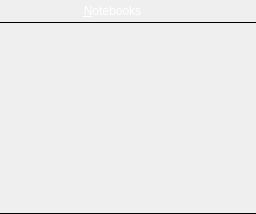
       <widget class="QWidget" name="notebooksWidget" native="true">
        <property name="styleSheet">
         <string notr="true">QWidget#notebooksWidget {
border: none;
}</string>
        </property>
        <layout class="QVBoxLayout" name="notebooksVerticalLayout">
         <property name="spacing">
          <number>0</number>
         </property>
         <property name="leftMargin">
          <number>0</number>
         </property>
         <property name="topMargin">
          <number>0</number>
         </property>
         <property name="rightMargin">
          <number>0</number>
         </property>
         <property name="bottomMargin">
          <number>0</number>
         </property>
         <item>
          <widget class="PanelWidget" name="notebooksSidePanel">
           <property name="minimumSize">
            <size>
             <width>0</width>
             <height>22</height>
            </size>
           </property>
           <property name="maximumSize">
            <size>
             <width>16777215</width>
             <height>22</height>
            </size>
           </property>
           <property name="styleSheet">
            <string notr="true">QWidget {
border: none;
background-color: qlineargradient(x1: 0, y1: 0, x2: 0, y2: 1,
stop: 0 #a6a6a6, stop: 0.08 #7f7f7f,
stop: 0.39999 #717171, stop: 0.4 #626262,
stop: 0.9 #4c4c4c, stop: 1 #333333);
color: rgb(255, 255, 255);
}

QPushButton {
border: none;
padding: 0px;
}

QPushButton:focus {
outline: none;
}

QPushButton:hover:!pressed {
background-color: qlineargradient(x1: 0, y1: 0, x2: 0, y2: 1,
stop: 0 #bcbcbc, stop: 0.08 #9f9f9f,
stop: 0.39999 #949494, stop: 0.4 #898989,
stop: 0.9 #787878, stop: 1 #666666);
}

QPushButton:pressed {
background-color: qlineargradient(x1: 0, y1: 0, x2: 0, y2: 1,
stop: 0 #535353, stop: 0.08 #3f3f3f,
stop: 0.39999 #393939, stop: 0.4 #313131,
stop: 0.9 #262626, stop: 1 #1a1a1a);
}

QPushButton#notebooksPanelIconPseudoPushButton:hover {
background-color: qlineargradient(x1: 0, y1: 0, x2: 0, y2: 1,
stop: 0 #a6a6a6, stop: 0.08 #7f7f7f,
stop: 0.39999 #717171, stop: 0.4 #626262,
stop: 0.9 #4c4c4c, stop: 1 #333333);
}

QPushButton#notebooksPanelIconPseudoPushButton:pressed {
background-color: qlineargradient(x1: 0, y1: 0, x2: 0, y2: 1,
stop: 0 #a6a6a6, stop: 0.08 #7f7f7f,
stop: 0.39999 #717171, stop: 0.4 #626262,
stop: 0.9 #4c4c4c, stop: 1 #333333);
}

QLabel {
border: none;
}</string>
           </property>
           <property name="lineWidth">
            <number>0</number>
           </property>
           <layout class="QHBoxLayout" name="notebooksHeaderVerticalLayout">
            <property name="spacing">
             <number>0</number>
            </property>
            <property name="leftMargin">
             <number>0</number>
            </property>
            <property name="topMargin">
             <number>0</number>
            </property>
            <property name="rightMargin">
             <number>1</number>
            </property>
            <property name="bottomMargin">
             <number>0</number>
            </property>
            <item>
             <widget class="QLabel" name="notebooksLeftPaddingLabel">
              <property name="minimumSize">
               <size>
                <width>10</width>
                <height>20</height>
               </size>
              </property>
              <property name="maximumSize">
               <size>
                <width>10</width>
                <height>20</height>
               </size>
              </property>
             </widget>
            </item>
            <item>
             <widget class="QPushButton" name="notebooksPanelIconPseudoPushButton">
              <property name="sizePolicy">
               <sizepolicy hsizetype="Preferred" vsizetype="Preferred">
                <horstretch>0</horstretch>
                <verstretch>0</verstretch>
               </sizepolicy>
              </property>
              <property name="minimumSize">
               <size>
                <width>20</width>
                <height>20</height>
               </size>
              </property>
              <property name="maximumSize">
               <size>
                <width>20</width>
                <height>20</height>
               </size>
              </property>
              <property name="icon">
               <iconset resource="../../../resource/icons/other/icons.qrc">
                <normaloff>:/notebook/book.png</normaloff>:/notebook/book.png</iconset>
              </property>
              <property name="iconSize">
               <size>
                <width>16</width>
                <height>16</height>
               </size>
              </property>
              <property name="flat">
               <bool>true</bool>
              </property>
             </widget>
            </item>
            <item>
             <widget class="QLabel" name="notebooksLabel">
              <property name="sizePolicy">
               <sizepolicy hsizetype="Minimum" vsizetype="Fixed">
                <horstretch>0</horstretch>
                <verstretch>0</verstretch>
               </sizepolicy>
              </property>
              <property name="minimumSize">
               <size>
                <width>90</width>
                <height>20</height>
               </size>
              </property>
              <property name="text">
               <string>&amp;Notebooks</string>
              </property>
              <property name="alignment">
               <set>Qt::AlignCenter</set>
              </property>
              <property name="buddy">
               <cstring>notebooksTreeView</cstring>
              </property>
             </widget>
            </item>
            <item>
             <widget class="QPushButton" name="addNotebookButton">
              <property name="sizePolicy">
               <sizepolicy hsizetype="Fixed" vsizetype="Fixed">
                <horstretch>0</horstretch>
                <verstretch>0</verstretch>
               </sizepolicy>
              </property>
              <property name="minimumSize">
               <size>
                <width>20</width>
                <height>20</height>
               </size>
              </property>
              <property name="maximumSize">
               <size>
                <width>20</width>
                <height>20</height>
               </size>
              </property>
              <property name="icon">
               <iconset theme="document-new">
                <normaloff>.</normaloff>.</iconset>
              </property>
              <property name="iconSize">
               <size>
                <width>16</width>
                <height>16</height>
               </size>
              </property>
              <property name="flat">
               <bool>true</bool>
              </property>
             </widget>
            </item>
            <item>
             <widget class="QPushButton" name="removeNotebookButton">
              <property name="sizePolicy">
               <sizepolicy hsizetype="Fixed" vsizetype="Fixed">
                <horstretch>0</horstretch>
                <verstretch>0</verstretch>
               </sizepolicy>
              </property>
              <property name="minimumSize">
               <size>
                <width>20</width>
                <height>20</height>
               </size>
              </property>
              <property name="maximumSize">
               <size>
                <width>20</width>
                <height>20</height>
               </size>
              </property>
              <property name="mouseTracking">
               <bool>true</bool>
              </property>
              <property name="styleSheet">
               <string notr="true"/>
              </property>
              <property name="icon">
               <iconset theme="edit-delete">
                <normaloff>.</normaloff>.</iconset>
              </property>
              <property name="iconSize">
               <size>
                <width>16</width>
                <height>16</height>
               </size>
              </property>
              <property name="flat">
               <bool>true</bool>
              </property>
             </widget>
            </item>
            <item>
             <widget class="QPushButton" name="notebookInfoButton">
              <property name="sizePolicy">
               <sizepolicy hsizetype="Fixed" vsizetype="Fixed">
                <horstretch>0</horstretch>
                <verstretch>0</verstretch>
               </sizepolicy>
              </property>
              <property name="minimumSize">
               <size>
                <width>20</width>
                <height>20</height>
               </size>
              </property>
              <property name="maximumSize">
               <size>
                <width>20</width>
                <height>20</height>
               </size>
              </property>
              <property name="icon">
               <iconset theme="dialog-information">
                <normaloff>.</normaloff>.</iconset>
              </property>
              <property name="iconSize">
               <size>
                <width>16</width>
                <height>16</height>
               </size>
              </property>
              <property name="flat">
               <bool>true</bool>
              </property>
             </widget>
            </item>
           </layout>
          </widget>
         </item>
         <item>
          <widget class="NotebookItemView" name="notebooksTreeView">
           <property name="minimumSize">
            <size>
             <width>0</width>
             <height>30</height>
            </size>
           </property>
           <property name="styleSheet">
            <string notr="true">#notebooksTreeView {
border: none;
border-top: 1px solid black;
border-bottom: 1px solid black;
background-color: transparent;
}</string>
           </property>
           <property name="horizontalScrollBarPolicy">
            <enum>Qt::ScrollBarAlwaysOff</enum>
           </property>
           <property name="showDropIndicator" stdset="0">
            <bool>true</bool>
           </property>
           <property name="dragEnabled">
            <bool>true</bool>
           </property>
           <property name="dragDropOverwriteMode">
            <bool>true</bool>
           </property>
           <property name="dragDropMode">
            <enum>QAbstractItemView::InternalMove</enum>
           </property>
           <property name="defaultDropAction">
            <enum>Qt::MoveAction</enum>
           </property>
           <property name="selectionMode">
            <enum>QAbstractItemView::SingleSelection</enum>
           </property>
           <property name="selectionBehavior">
            <enum>QAbstractItemView::SelectRows</enum>
           </property>
          </widget>
         </item>
        </layout>
       </widget>
